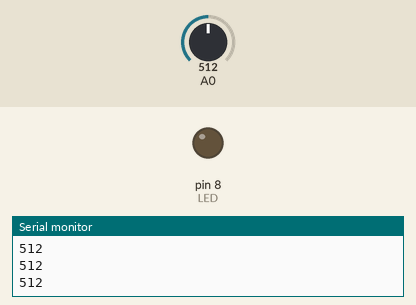
This sketch was run on a simulated Arduino Uno, built with avr-gcc and run on an emulated ATmega328P. Shown: output pins drawn as LEDs (lit = HIGH), the last lines printed to the serial monitor. Inputs (shaded band) come from the test bench; at power-on: A0 = 512.

Above: at 1.2 s.
1.3 s: A0 set to 11
2.8 s: A0 set to 8
At 4.0 s:
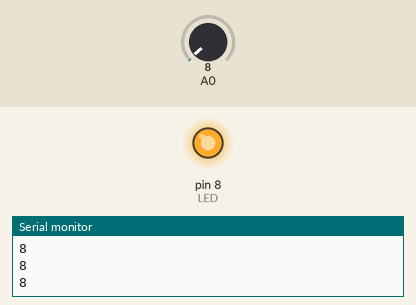
4.3 s: A0 set to 122
At 5.4 s:
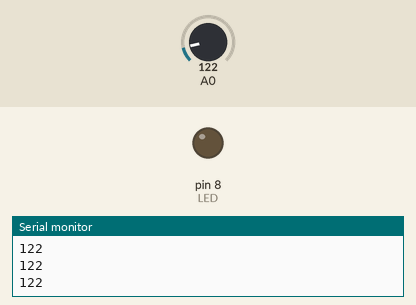
5.8 s: A0 set to 0
At 6.8 s:
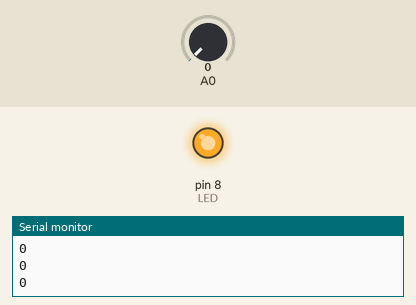
Timing chart, 0 to 8.3 s (numbered marks = the images above; inputs shaded):
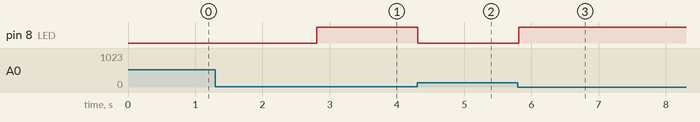

Measured:
- the behaviour switches between 10 and 9 on A0 (found by bisection; images 0 and 1)
- after the input at 2.8 s, pin 8 (LED): LOW → HIGH at once
- after the input at 4.3 s, pin 8 (LED): HIGH → LOW at once
- after the input at 5.8 s, pin 8 (LED): LOW → HIGH at once

The sketch:

photoregister.ino
```cpp
void setup()
{
  pinMode(A0, INPUT); // A0 핀을 입력 모드로 설정 (포토레지스터 연결)
  pinMode(8, OUTPUT); // 8번 핀을 출력 모드로 설정 (LED 연결)
  Serial.begin(9600); // 시리얼 통신을 9600 baud로 시작, 시리얼 모니터 사용
}

void loop()
{
  int brightness = analogRead(A0); // A0 핀에서 아날로그 값을 읽어 밝기 변수에 저장
  Serial.println(brightness); // 읽은 밝기 값을 시리얼 모니터에 출력 (줄 바꿈)

  if (brightness < 10) // 만약 밝기 값이 10보다 작으면 (어두운 경우)
  {
    digitalWrite(8, HIGH); // 8번 핀을 HIGH로 설정하여 LED를 켬
  }
  else // 그렇지 않으면 (밝은 경우)
  {
    digitalWrite(8, LOW); // 8번 핀을 LOW로 설정하여 LED를 끔
  }

  delay(100); // 100ms 대기
}
```
